Frame 1 (no input): blank canvas, image omitted
Frame 60 (no input): blank canvas, image omitted
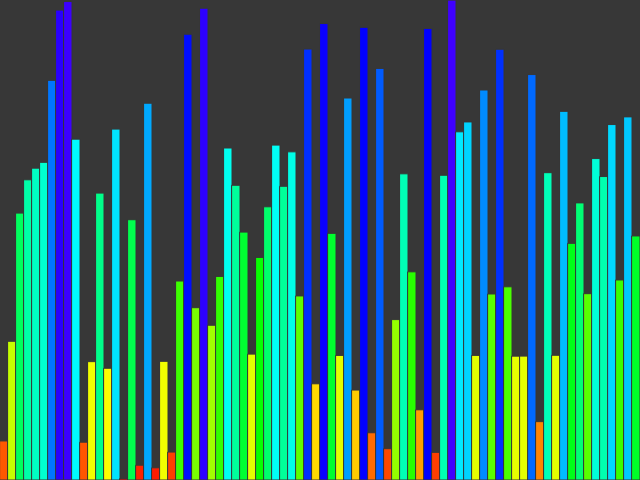
Frame 120 (the mouse pressed at the canvas centre since frame 60)

The p5.js sketch whose frames 1 and 60 were blank and that drew this single picture after the mouse press (run headless with seeded random() and noise() and a simulated clock; from frame 60 on, the mouse is pressed at the canvas centre):

// p5.js sketch
// ── sketch.js
let bars = [];
let speed = 7;
let i = 0;
let barWidth = 8;
let start = false;

function setup() {
  createCanvas(640, 480);
  describe('Gray rectangle. Click on the canvas to see random bars of various sizes and colors. The insertion sort algorithm will sort the bars in ascending order.')
  for (let i = 0; i < width/barWidth; i++) {
    bars[i] = random(0, height);
  }
}

function draw() {
  colorMode(RGB);
  background(55);
  if (start == true) {
    showBars(bars);
    insertionSort();
  }
}

function insertionSort() {
  if (frameCount % speed == 0) {
    if(i < bars.length){
      let num = bars[i];
      let j;
      for (j = i - 1; j >= 0 && bars[j] > num; j--) {
      bars[j + 1] = bars[j];
    }
      bars[j + 1] = num;
      i++;
    } else {
      start = false;
      noLoop();
    }
  }
}

const showBars = (bars) => {
  for(let i = 0; i < bars.length; i++) {
    colorMode(RGB);
    stroke(55);
    colorMode(HSB);
    fill(map(bars[i], 0, height, 0, 255), 255, 255);
    rect(i * barWidth, height - bars[i], barWidth, bars[i]);
  }
}

function mousePressed() {
  start = true;
  reset();
}

function reset() {
  i = 0;
  for(let i = 0; i < bars.length; i++) {
    bars[i] = random(height);
  }
  loop();
}
